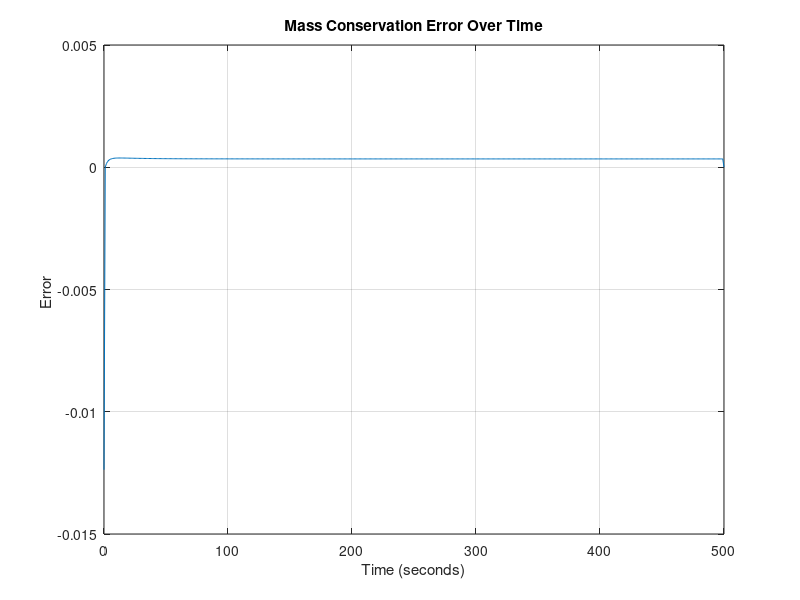
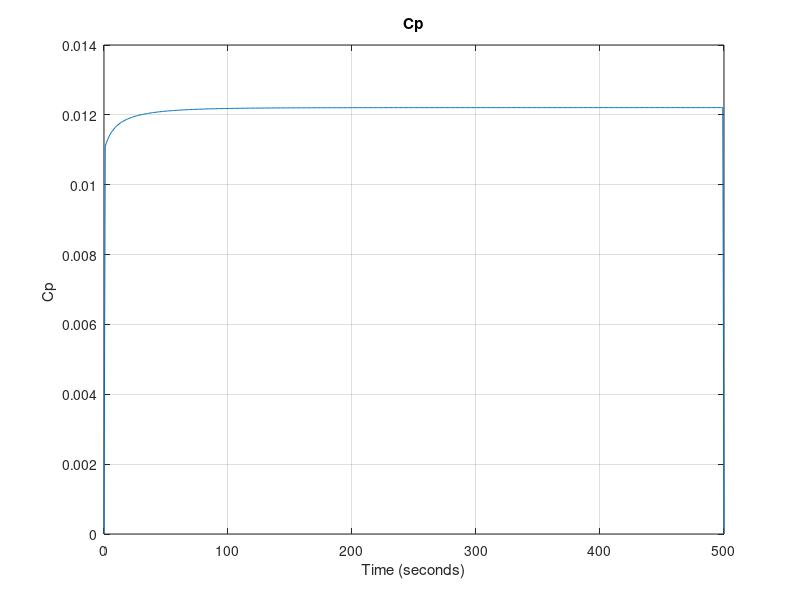
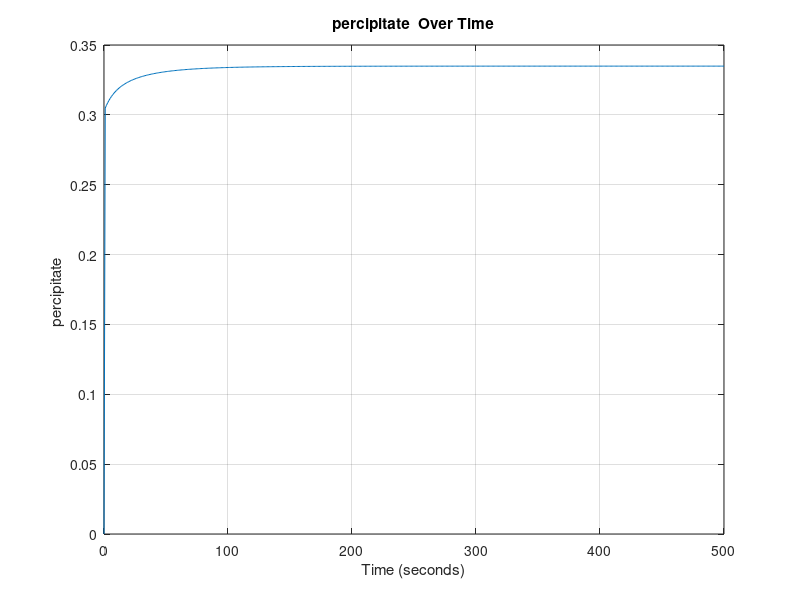
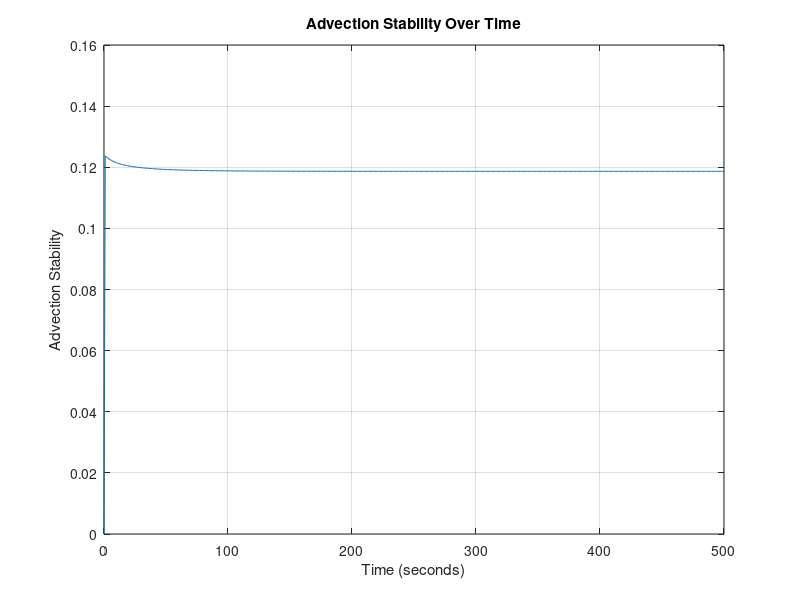

The MATLAB source for these figures, in order: (Note: this script raises an error after producing the figures.)
%__Gruppe 3-Simulering-3.Sem__
clear
close all
clc
%% Inital Parameters
domain_length = 0.1;   % Domain length (meters)
domain_steps = 1000;    % Number of spatial domain_steps points
dx = domain_length / (domain_steps - 1); % Position discretization
 
time_length = 500;      % Time length (seconds)
time_steps = 500;       % Number of time steps
dt = time_length / time_steps; % Temporal discretization

% DEFINED VARIABLES
D = 1.464*10^-9; % Diffusivity coefficient H2PO4- in water [m^2 s^-1]
feed_conc = 0.1; % Constant solute concentration at the first cell 0.1 molar [H2PO4-]
TMP = 35; %TMP: Transmembrane Pressure [bar]

area = 0.0308; % Area of the membrane surface [m^2]
kw = 5.7311*10^(-7); % Initial water permeability m^3 m^-2 bar^-1 s^-1 
my = 0.8903*10^-9; % Water viscosity [Bar∙s]
Rm = 1/(my*kw); % Rejection of water at the membrane (σ) [m^-1]
alpha = 1*10^14; % Specific resistance of fouling [m*mol^-1*L]
PC = 0.5; %Percipitate Advection Coefficient

sig_m = 0.1; % Rejection of ions 

% PHYSICAL CONSTANTS
R = 8.31415*10^-2; % Gasconstant [L^3 Bar mol^-1 K^-1]
T = 273.15+25; %Temperature [K]
 
% Anonymous functions

Mp = @(conc) 0.0011*exp(36.328*conc) + 0.263253; % concentration of udfæld in respect to phosphate increase.
Rf = @(conc) alpha*(Mp(conc)/area); % Rate of fouling
Lv = @(conc) 1/(my*(Rm+Rf(conc))); % Water permeability dependent on fouling


% Create a grid for space and time
x = linspace(0, domain_length, domain_steps);
t = linspace(0, time_length, time_steps);

% Initialize the concentration array AND Initial condition (1D)
C = zeros(domain_steps, time_steps)+0.1; % 0.1 molar [H2PO4] at pH 2.9
%C(domain_steps/2) = 0.13;

%Diffusive Stability
DS = D*dt/dx^2;
fprintf('\n Diffusivity Stability = %f', DS);
if DS>0.5 
   fprintf(2,'\n ERROR: Stabilitetsfejl');
else
    fprintf('\n Stable Diffusion Model !!');
end


%% Time-stepping loop
for j = 2:time_steps
    for i = 1:domain_steps
        LastC = C(domain_steps, j-1);

        C(1, :) = feed_conc; % Set the leftmost boundary to 0.1

        if j == 2
            Ptot = Mp(feed_conc); % The rate of percipitation WI
        else
            Ptot = Mp(LastC) + (Mp(LastC) - Mp(feed_conc))*Jv*(dt/dx)*PC; %%% CHECK CODE!!!!!!
        end

        Jv = (Lv(LastC)*(TMP-(1*R*T*(LastC))));  % Volume flux = Jv ,  in terms of osmotic pressure (TMP, R, T, delta_C) and Lv. [m/s]

        % Calculate the second derivative in x direction
        if i == 1 %__First Cell__
            d2Cdx2 = 0;
            dCdt_advection = 0;

        elseif i == domain_steps %__Membrane Cell___
            % No right neighbor at the last cell and MEMBRANE
            d2Cdx2 = (D * (C(domain_steps - 1, j-1) - C(domain_steps, j-1)) / dx^2) + C(i,j-1)*(sig_m)*Jv/(dx);
        else    %__Normal Cells__
            % Calculate the second derivative normally
            d2Cdx2 = D * (C(i + 1, j-1) - 2 * C(i, j-1) + C(i - 1, j-1)) / dx^2;
            % Apply advection term
            dCdt_advection = -Jv * (C(i, j-1) - C(i-1, j-1)) / dx;
        end
        % Apply the diffusion-advection-(electromigration) equation
        C(i, j) = C(i, j-1) + dt * (d2Cdx2 + dCdt_advection);
        Jv_values(j) = Jv; % Plot values
        P_values(j) = Ptot;
        AS(j) = Jv * dt/dx; % Stability plot values
    end
end
%% CONSERVATION ERROR
Jv_values(1) = []; 
Jv_values(end+1) = 0; 


check = [0,C(domain_steps, :)];
check(end) = [];

Systemdiff = [0, diff(sum(C,1))]; % Diffrence in systemsums
inflow = Jv_values*feed_conc*(dt/dx); % Inflow array
outflow = check.* Jv_values*(1-sig_m)*(dt/dx); % Out-concentration array 

ERROR = Systemdiff - (inflow - outflow); % The mass conservation error


%% 2D Plots

% Plot Mass Conservation Error values over time

figure;
plot(t, ERROR);
xlabel('Time (seconds)');
ylabel('Error ');
title('Mass Conservation Error Over Time');
grid on;


% Plot Mass Conservation Error values over time

figure;
plot(t, outflow);
xlabel('Time (seconds)');
ylabel('Cp ');
title('Cp');
grid on;


% Plot Percipitate (DS) values over time

figure;
plot(t, P_values);
xlabel('Time (seconds)');
ylabel('percipitate ');
title('percipitate  Over Time');
grid on;

% Plot Advection Stability (DS) values over time

figure;
plot(t, AS);
xlabel('Time (seconds)');
ylabel('Advection Stability');
title('Advection Stability Over Time');
grid on;

% Plot Jv values over time
figure;
plot(t, [0, Jv_values]);
xlabel('Time (seconds)');
ylabel('Jv (Velocity)');
title('Jv (Velocity) Over Time');
grid on;
xlim([0, 500]);
ylim([1.09*10^-6, 1.13*10^-6]);
ax = gca;
ax.YAxis.Exponent = -6;

% Define fractions of time steps you want to visualize
time_fraction = [0.001, 0.01, 0.1, 0.2, 0.3, 0.4, 0.5, 0.6, 0.7, 0.8, 0.9];  % For example, 0.1 corresponds to 10% of time steps

% Calculate the corresponding time indices
time_instances = round(time_fraction * time_steps);

% Create a figure for the first plot
figure;
hold on;

% Plot concentration at specific time instances
for i = 1:length(time_instances)
    time_index = time_instances(i);
    plot(x, C(:, time_index));
end

xlabel('Position (meters)');
ylabel('Concentration');
title('Concentration Over Time at Different Instances');
xlim([0.0975, domain_length]);
ylim([0.1, 0.118]);

% Add a legend for clarity
legend(arrayfun(@(f) ['t=', num2str(f)], time_fraction, 'UniformOutput', false));

grid on;
hold off;


%% 3D Plot

% Create a 3D surface plot to visualize concentration over time and position
[T, X] = meshgrid(t, x);
figure;
h = surf(X, T, C); % Transpose removed here
xlabel('Position (meters)');
ylabel('Time (seconds)');
zlabel('Concentration');
title('Concentration Over Time and Position');

% Set axis limits to start at the origin
xlim([0, domain_length]);
ylim([0, time_length]);
zlim([0, 0.15]); % Assuming max(C(:)) is the maximum concentration in your data

set(h,'LineStyle','none')
colormap(jet)
clim([0.1 0.115])
